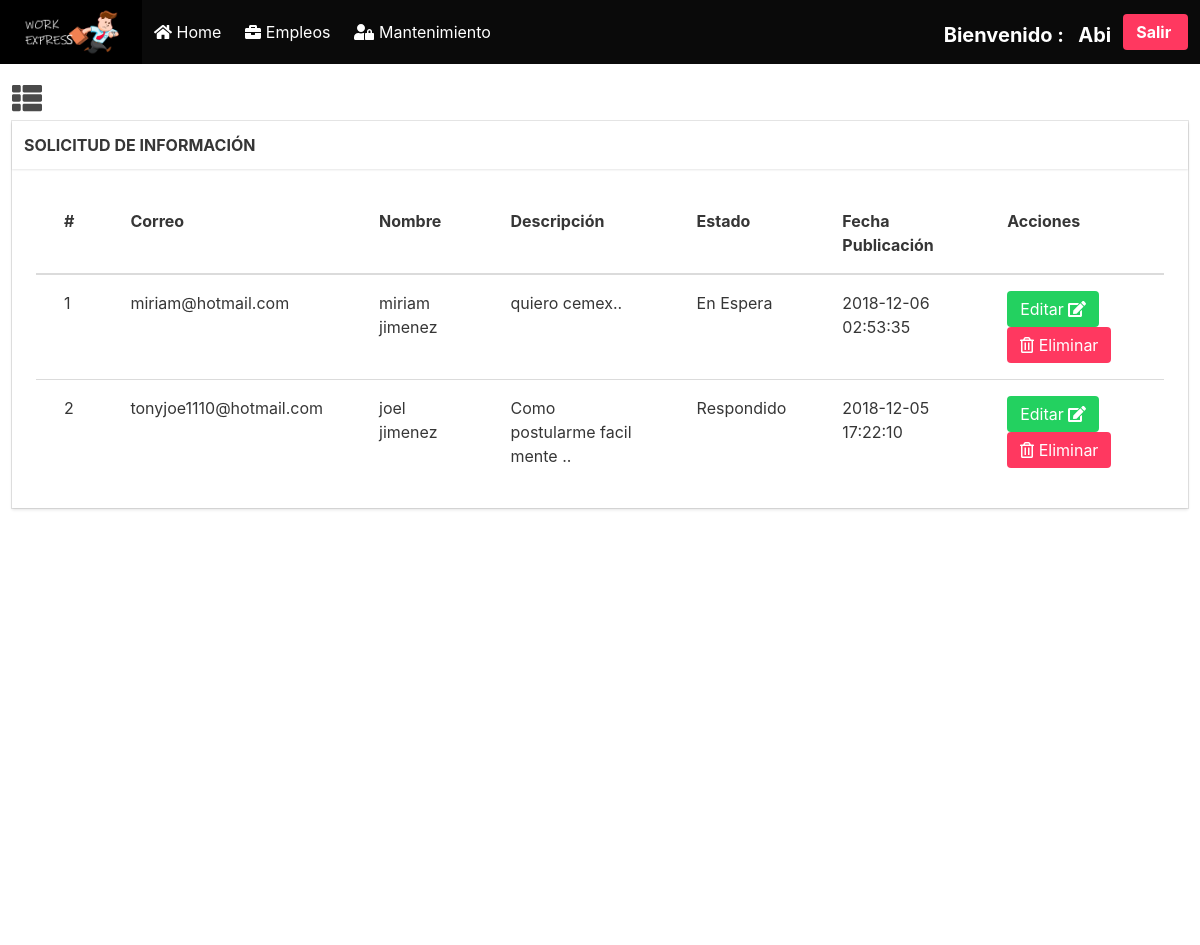
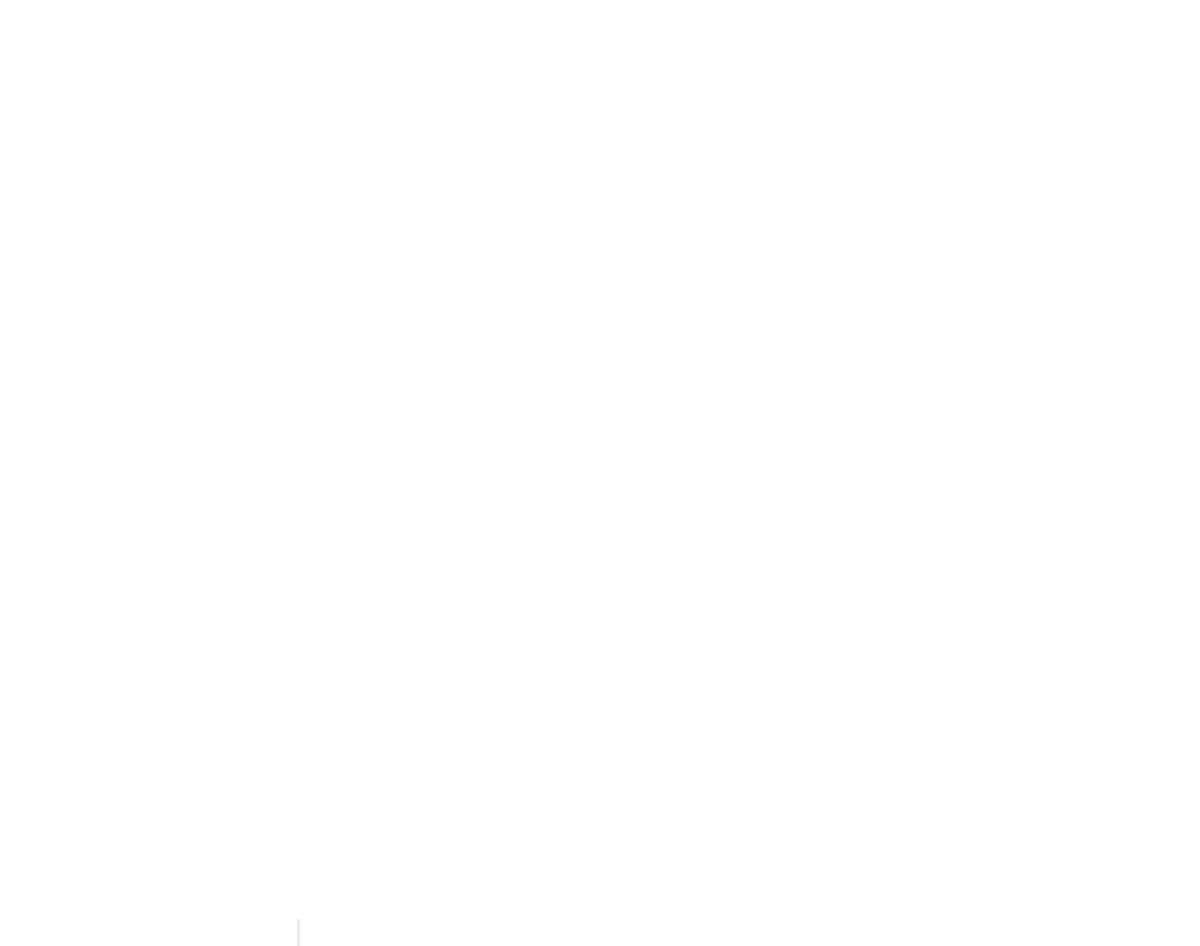
The page /mantenimiento.php?id=4 (signed in) on the database its author committed (2 pictures, top to bottom).
### tables this page shows
CREATE TABLE `solicitud_info` (
  `id` int(11) NOT NULL,
  `email` varchar(100) DEFAULT '0',
  `nombre` varchar(50) DEFAULT '0',
  `pregunta` text,
  `fecha` timestamp NULL DEFAULT CURRENT_TIMESTAMP,
  `estado` int(11) DEFAULT '0'
);

### clases/conexion.php (called while the page is built)
<?php
class Conexion{
    static public function conectar(){
        $link = new PDO("mysql:host=127.0.0.1;dbname=trabajo","joel","@2363Matematica");
        $link->exec("set names utf8");
        return $link;
    }
}
?>

### clases/usuario.php (called while the page is built, shortened)
<?php
 require ('conexion.php');
 class Usuario
 {
      public function traer_Solicitud()
   {
       $sql ="CALL `sp_solicitud`()";
       $statement = Conexion::conectar()->prepare($sql);
       $statement->execute();
         return $statement->fetchAll();
   }
 }
 ?>

### mantenimiento/tabla-solicitud.php (the view)
<div class="card">
        <div class="card-header">
         <div class="card-header-title">
               	<center>
                 <h2> <strong>SOLICITUD DE INFORMACIÓN</strong> </h2>
               	</center>
               </div>
           </div>
          <div class="card-content ">
            <center>
 <table class="table">
  <thead>
    <tr>
      <th>#</th>
      <th>Correo</th>
      <th>Nombre</th>
      <th>Descripción</th>
      <th>Estado</th>
      <th>Fecha Publicación</th>
      <th>Acciones</th>
    </tr>
  </thead>
  <tbody>
     <?php
       $traba = $obj->traer_Solicitud();
       foreach ($traba as $key => $value) {
     ?>
     <tr>
     <td><?php echo $key +1?></td>
     <td><?php echo $value["email"] ?></td>
     <td><?php echo $value["nombre"] ?></td>
     <td><?php echo substr($value["pregunta"],0,40) ?>..</td>
     <?php
        if ($value["estado"] =="0") {
         $estado = "En Espera";
        }else{
          $estado = "Respondido";
        }
      ?>
     <td><?php echo $estado?></td>
     <td><?php echo $value["fecha"] ?></td>
     <td>
      	<a href="mantenimiento.php?id=13&x=<?php echo $value["id"] ?>" class="button is-success">Editar&nbsp; <i class="fa fa-edit"></i> </a>
      	<a href="mantenimiento.php?id=15&x=<?php echo $value["id"] ?>&fu=solicitud" class="button is-danger"><i class="far fa-trash-alt"></i> &nbsp;Eliminar</a>
      </td>
      </tr>
  <?php } ?>
  </tbody>
</table>
</center>
</div>
 </div>

### assest/css/mantenimiento.css (style rules this page uses)
body { overflow: hidden; }

### rows shown on the page
solicitud_info: email "miriam@hotmail.com", nombre "miriam jimenez", pregunta "quiero cemex", estado "En Espera", fecha "2018-12-06 02:53:35"
solicitud_info: email "tonyjoe1110@hotmail.com", nombre "joel jimenez", pregunta "Como postularme facil mente", estado "Respondido", fecha "2018-12-05 17:22:10"

### other values the page prints
$_SESSION["nombre"] "Abi"
